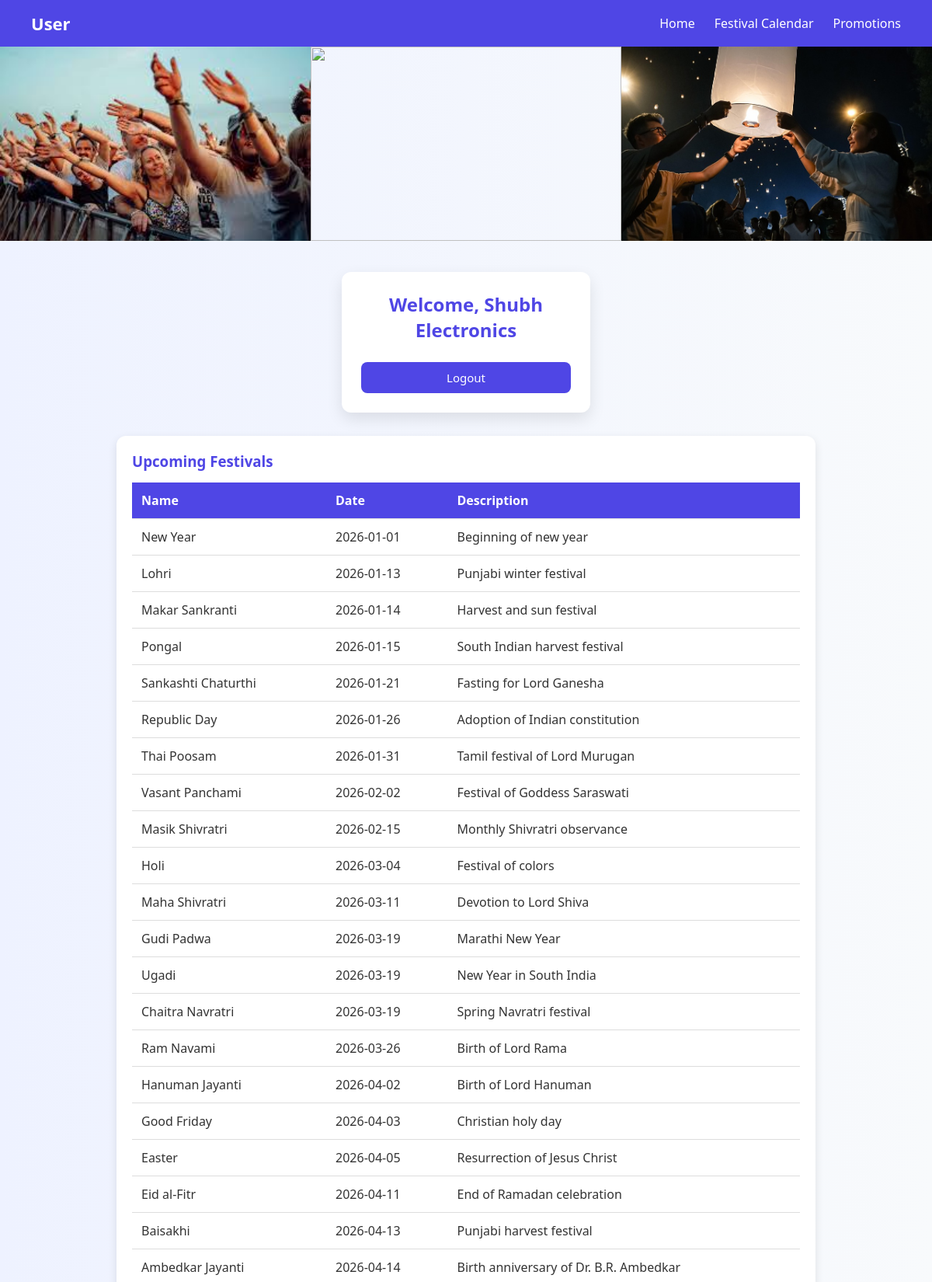
The app's page /user.php (signed in, upper part) with its own data.
### tables this page shows
CREATE TABLE festivals (
    id INT AUTO_INCREMENT PRIMARY KEY,
    name VARCHAR(100) NOT NULL,
    date DATE NOT NULL,
    description TEXT
);

### user.php (the view, shortened to what this page needs)
<?php
include('db.php');
 $festivals = $conn->query("SELECT * FROM festivals ORDER BY date ASC");
?>
<!DOCTYPE html>
<html>
<head>
<link rel="stylesheet" href="user.css">
</head>
<body>
<nav>
<div class="logo">User</div>
<ul>
<li onclick="window.location='index.php'">Home</li>
<li onclick="window.location='festival.php'">Festival Calendar</li>
<li onclick="window.location='promotions.php'">Promotions</li>
</ul>
</nav>
 <marquee behavior="" direction="left" scrollamount="5">
<div class="banner-container">
<div class="banner-slide">
<img src="images1.jpg">
<img src="images2.jpg">
<img src="images3.jpg">
</div>
</div>
</marquee>
<div class="dashboard-container">
<?php if(!isset($_SESSION['user_id'])){ ?>
<div class="form-container">
<h2>User Registration</h2>
<form method="POST">
<input type="text" name="name" placeholder="Full Name" required>
<input type="email" name="email" placeholder="Email" required>
<input type="password" name="password" placeholder="Password" required>
<button type="submit" name="register">Register</button>
</form>
</div>
<div class="form-container">
<h2>User Login</h2>
<form method="POST">
<input type="email" name="email" placeholder="Email" required>
<input type="password" name="password" placeholder="Password" required>
<button type="submit" name="login">Login</button>
</form>
</div>
<?php } else { ?>
<div class="form-container">
<h2>Welcome, <?= $_SESSION['user_name'] ?></h2>
<form method="POST" action="logout_user.php">
<button type="submit">Logout</button>
</form>
</div>
<div class="tables-wrapper">
<div class="table-container">
<h3>Upcoming Festivals</h3>
<table>
<tr>
<th>Name</th>
<th>Date</th>
<th>Description</th>
</tr>
<?php while($f=$festivals->fetch_assoc()){ ?>
<tr>
<td><?= $f['name'] ?></td>
<td><?= $f['date'] ?></td>
<td><?= $f['description'] ?></td>
</tr>
<?php } ?>
</table>
</div>
</div>
<?php } ?>
</div>
</body>
</html>

### user.css (style rules this page uses)
* { margin:0; padding:0; box-sizing:border-box; font-family: 'Segoe UI', sans-serif; }
body { background: linear-gradient(to right, #eef2ff, #f8fafc); color:#333; }
nav { display:flex; justify-content:space-between; align-items:center; padding:15px 40px; background:#4f46e5; color:#fff; }
.logo { font-size:22px; font-weight:bold; }
nav ul { list-style:none; display:flex; gap:25px; }
nav ul li { cursor:pointer; transition:0.3s; }
.banner-container { width:100%; overflow:hidden; }
.banner-slide { display:flex; transition:0.5s ease-in-out; }
.banner-slide img { width:100%; height:250px; object-fit:cover; }
.dashboard-container { padding:40px 20px; display:flex; flex-wrap:wrap; gap:30px; justify-content:center; align-items:flex-start; }
.form-container { background:#fff; padding:25px; border-radius:12px; box-shadow:0 8px 20px rgba(0,0,0,0.1); width:320px; text-align:center; }
.form-container h2 { margin-bottom:15px; color:#4f46e5; }
.form-container button { width:100%; padding:10px; margin-top:10px; background:#4f46e5; color:#fff; border:none; border-radius:8px; cursor:pointer; font-size:15px; transition:0.3s; }
.tables-wrapper { width:100%; display:flex; justify-content:center; }
.table-container { width:90%; max-width:900px; background:#fff; padding:20px; border-radius:12px; box-shadow:0 4px 12px rgba(0,0,0,0.1); }
.table-container h3 { margin-bottom:15px; color:#4f46e5; }
table { width:100%; border-collapse:collapse; }
table th, table td { padding:12px; text-align:left; border-bottom:1px solid #ddd; }
table th { background:#4f46e5; color:#fff; }

### records on screen
festivals: name "New Year", date "2026-01-01", description "Beginning of new year"
festivals: name "Lohri", date "2026-01-13", description "Punjabi winter festival"
festivals: name "Makar Sankranti", date "2026-01-14", description "Harvest and sun festival"
festivals: name "Pongal", date "2026-01-15", description "South Indian harvest festival"
festivals: name "Sankashti Chaturthi", date "2026-01-21", description "Fasting for Lord Ganesha"
festivals: name "Republic Day", date "2026-01-26", description "Adoption of Indian constitution"
festivals: name "Thai Poosam", date "2026-01-31", description "Tamil festival of Lord Murugan"
festivals: name "Vasant Panchami", date "2026-02-02", description "Festival of Goddess Saraswati"
festivals: name "Masik Shivratri", date "2026-02-15", description "Monthly Shivratri observance"
festivals: name "Holi", date "2026-03-04", description "Festival of colors"
festivals: name "Maha Shivratri", date "2026-03-11", description "Devotion to Lord Shiva"
festivals: name "Gudi Padwa", date "2026-03-19", description "Marathi New Year"
festivals: name "Ugadi", date "2026-03-19", description "New Year in South India"
festivals: name "Chaitra Navratri", date "2026-03-19", description "Spring Navratri festival"
festivals: name "Ram Navami", date "2026-03-26", description "Birth of Lord Rama"
festivals: name "Hanuman Jayanti", date "2026-04-02", description "Birth of Lord Hanuman"
festivals: name "Good Friday", date "2026-04-03", description "Christian holy day"
festivals: name "Easter", date "2026-04-05", description "Resurrection of Jesus Christ"
festivals: name "Eid al-Fitr", date "2026-04-11", description "End of Ramadan celebration"
festivals: name "Baisakhi", date "2026-04-13", description "Punjabi harvest festival"
festivals: name "Ambedkar Jayanti", date "2026-04-14", description "Birth anniversary of Dr. B.R. Ambedkar"

### other values on screen
$_SESSION['user_name'] "Shubh Electronics"
